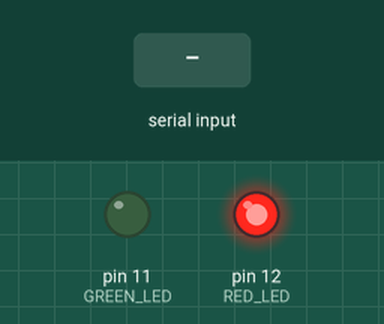
This sketch was run on a simulated Arduino Uno, built with avr-gcc and run on an emulated ATmega328P. On the bench: output pins drawn as LEDs (lit = HIGH). Inputs (shaded band) come from the test bench.

Above: at 1.2 s.
1.3 s: byte 1 (1) received over Serial
At 2.2 s:
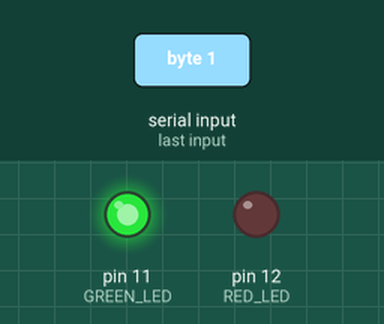
Timing chart, 0 to 4.3 s (numbered marks = the images above; inputs shaded):
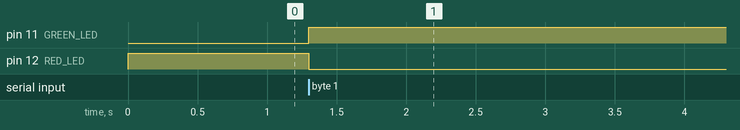

Measured:
- after the input at 1.3 s, pin 11 (GREEN_LED): LOW → HIGH at once; pin 12 (RED_LED): HIGH → LOW at once

The sketch:

arduinosrc.ino
```cpp
#define GREEN_LED 11
#define RED_LED 12

void setup() {
  pinMode(GREEN_LED, OUTPUT);
  pinMode(RED_LED, OUTPUT);
  digitalWrite(RED_LED, HIGH);

  Serial.begin(9600);
  while(!Serial){;}
}


void loop() {

  if (Serial.available()){
    byte incomingByte = Serial.read();
    if (incomingByte == 1){
      digitalWrite(GREEN_LED, HIGH);
      digitalWrite(RED_LED, LOW);
    } else if (incomingByte == 0){
      digitalWrite(GREEN_LED, LOW);
      digitalWrite(RED_LED, HIGH);
    }
  }
}
```
